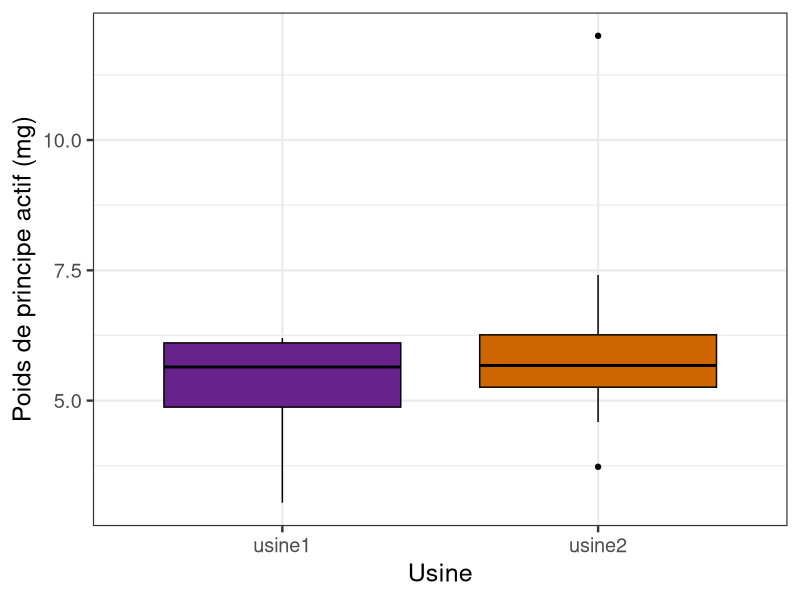
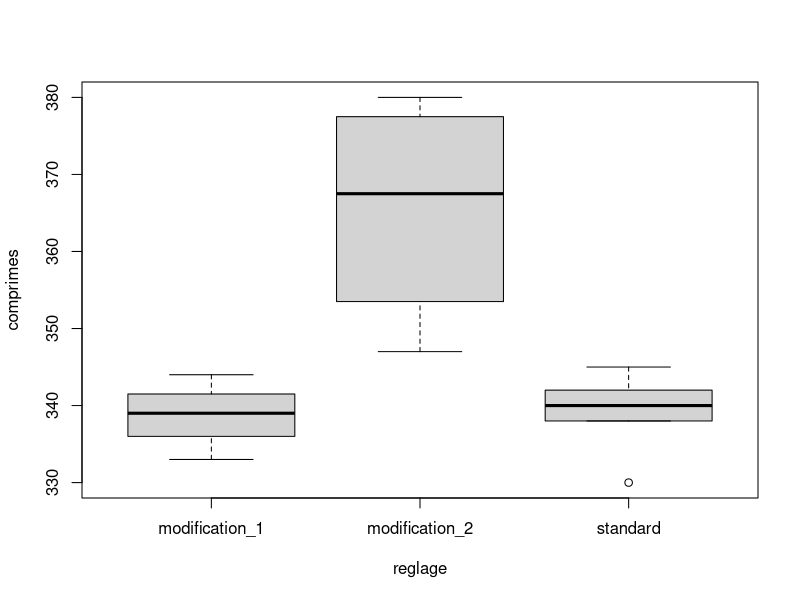
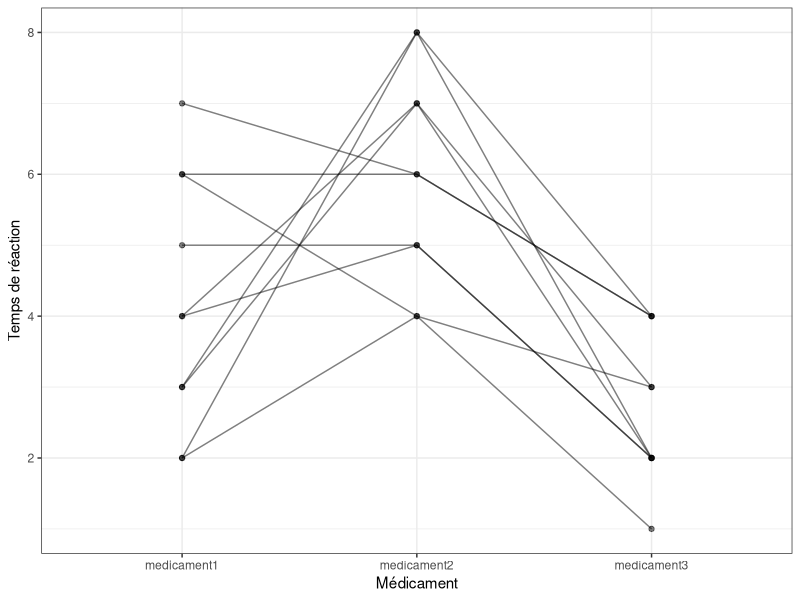

Reproduce these figures in R, in order.
# Script pour réaliser toutes les analyses de données / figures du cours
# sur les tests non paramétriques de comparaison de moyenne
#
# Packages ---------------------------------------------------------------------
library("dplyr")
library("ggplot2")


# Test de comparaison de 2 échantillons indépendants ---------------------------
set.seed(20240228)
n1 = 6
n2 = 8
usine1 = round(rnorm(n1, 5, 1.7), 2)
usine2 = round(rnorm(n2, 5, 1), 2)

# Replace dots by commas for showing values
gsub(".", ",", paste0(usine1, collapse = " ; "), fixed = TRUE)
gsub(".", ",", paste0(usine2, collapse = " ; "), fixed = TRUE)

usine2[n2] = 12

shapiro.test(usine1)
shapiro.test(usine2)

full_data = data.frame(
    usine = c(rep("usine1", n1), rep("usine2", n2)),
    principe_actif = c(usine1, usine2)
)

ggplot(full_data, aes(x = usine, y = principe_actif, fill = usine)) +
    geom_boxplot(color = "black") +
    labs(x = "Usine", y = "Poids de principe actif (mg)") +
    scale_fill_manual(
        values = c(usine1 = "darkorchid4", usine2 = "darkorange3")
    ) +
    theme_bw(18) +
    theme(legend.position = "none")

wilcox.test(usine1, usine2)


# Test de comparaison de 2 échantillons appariés -------------------------------
n_personnes = 12
avant_exercice = round(rnorm(n_personnes, 50, sd = 4), 1)
apres_exercice = round(avant_exercice + rnorm(n_personnes, mean = 2, sd = 3), 1)

gsub(".", ",", paste0(avant_exercice, collapse = " ; "), fixed = TRUE)
gsub(".", ",", paste0(apres_exercice, collapse = " ; "), fixed = TRUE)


difference = apres_exercice - avant_exercice
gsub(".", ",", paste0(difference, collapse = " ; "), fixed = TRUE)

wilcox.test(avant_exercice, apres_exercice, paired = TRUE)


# Test de comparaison de plus de 2 échantillons --------------------------------


# Kruskal-Wallis
donnees = data.frame(
    reglage = c(rep("standard", 5), rep("modification_1", 3),
                rep("modification_2", 4)),
    comprimes = c(340, 345, 330, 342, 338, 339, 333, 344, 347, 375, 380, 360)
)

boxplot(comprimes ~ reglage, data = donnees)

ks = kruskal.test(donnees$comprimes, donnees$reglage)

pairwise.wilcox.test(donnees$comprimes, donnees$reglage)

# Friedman
donnees = data.frame(
    patient = rep(paste0("patient", 1:10), each = 3),
    medicament = rep(paste0("medicament", 1:3), 10),
    temps = c(4, 5, 2,  6, 6, 4,  3, 8, 4,  4, 7, 3,  3, 7, 2,  2, 8, 2,
              2, 4, 1,  7, 6, 4,  6, 4, 3,  5, 5, 2)
)

donnees |>
    ggplot(aes(medicament, temps, group = patient)) +
    geom_point(alpha = 1/2) +
    geom_line(alpha = 1/2) +
    labs(x = "Médicament", y = "Temps de réaction") +
    theme_bw()

friedman.test(donnees$temps, donnees$medicament, donnees$patient)
